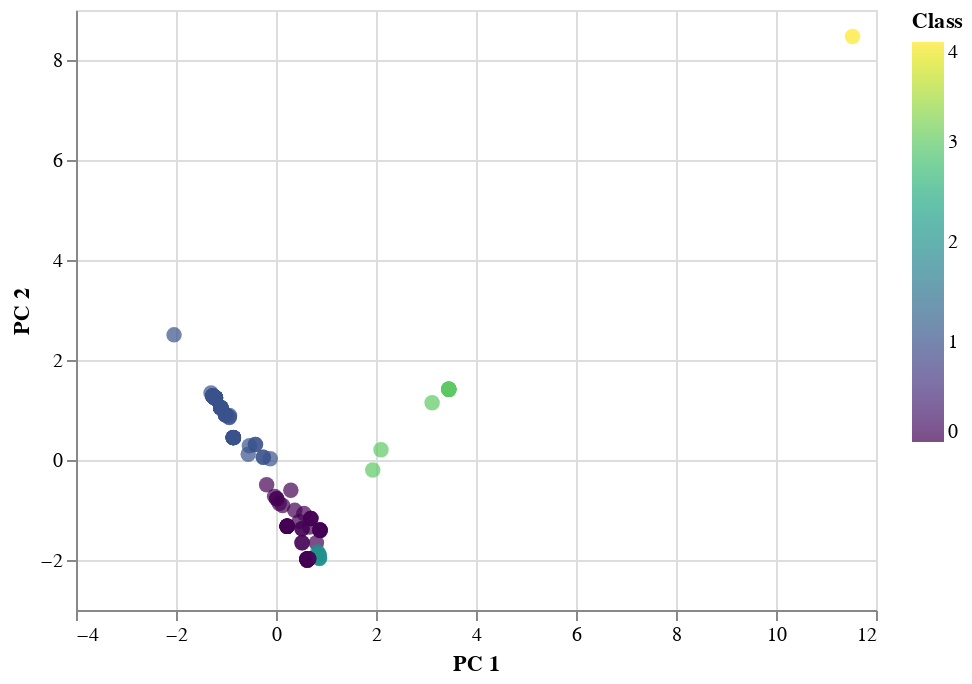

The notebook cell saved with this chart:
### Code cell
# Use the altair scatter plot to visualize the clusters, x="PC 1" and y="PC 2" for the axes
alt.Chart(df).mark_circle(size=60).encode(
    x="PC 1", 
    y="PC 2", 
    color=alt.Color('Class', scale=alt.Scale(scheme='viridis')),
    # Add the required tool tips "CoinName", "Algorithm", "TotalCoinsMined", "TotalCoinSupply"
    tooltip=["CoinName", "Algorithm", "TotalCoinsMined", "MaxSupply"]
)

### Figure 1 — Vega-Lite specification as saved in the notebook (floating-point values rounded to 4 significant figures; data arrays with more than 128 entries replaced by an {"elided": "..."} marker saying what was removed)
{"config": {"view": {"continuousWidth": 400, "continuousHeight": 300}}, "data": {"name": "data-e1ec44763911efc5042de2bae5b6be2d"}, "mark": {"type": "circle", "size": 60}, "encoding": {"color": {"field": "Class", "scale": {"scheme": "viridis"}, "type": "quantitative"}, "tooltip": [{"field": "CoinName", "type": "nominal"}, {"field": "Algorithm", "type": "nominal"}, {"field": "TotalCoinsMined", "type": "quantitative"}, {"field": "MaxSupply", "type": "quantitative"}], "x": {"field": "PC 1", "type": "quantitative"}, "y": {"field": "PC 2", "type": "quantitative"}}, "$schema": "https://vega.github.io/schema/vega-lite/v4.17.0.json", "datasets": {"data-e1ec44763911efc5042de2bae5b6be2d": {"elided": "140 records"}}}
